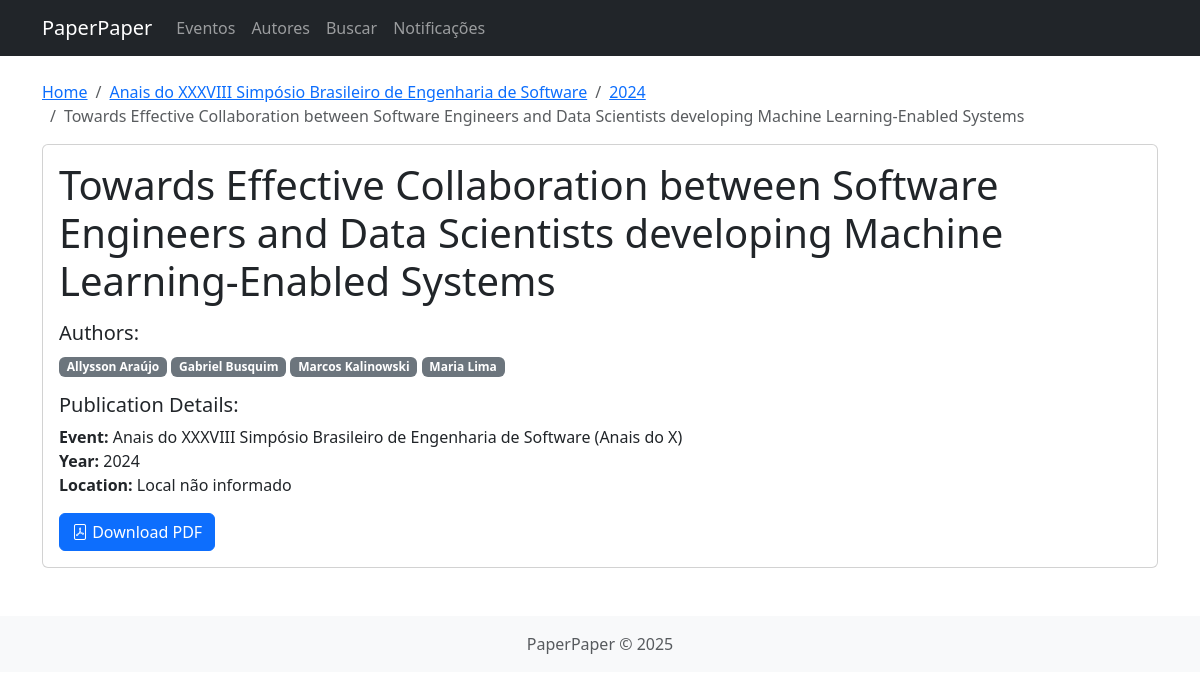
The page /articles/4/ on the database its author committed.
### paperpaper/models.py (models this page shows, shortened)
class Article(models.Model):
    title = models.CharField(max_length=500, verbose_name="Título")
    authors = models.ManyToManyField(Author, related_name='articles', verbose_name="Autores")
    edition = models.ForeignKey(Edition, on_delete=models.CASCADE, related_name='articles')
    start_page = models.PositiveIntegerField(verbose_name="Página Inicial", null=True, blank=True)
    end_page = models.PositiveIntegerField(verbose_name="Página Final", null=True, blank=True)
    pdf_file = models.FileField(upload_to=article_pdf_upload_path, verbose_name="Arquivo PDF", null=True, blank=True)
    bibtex_key = models.CharField(max_length=100, verbose_name="Chave BibTeX", blank=True)
    slug = models.SlugField(max_length=600, blank=True)
    created_at = models.DateTimeField(auto_now_add=True)
    updated_at = models.DateTimeField(auto_now=True)
    class Meta:
        verbose_name = "Artigo"
        verbose_name_plural = "Artigos"
        ordering = ['-edition__year', 'title']
    @property
    def pages_range(self):
        if self.start_page and self.end_page:
            return f"{self.start_page}--{self.end_page}"
        return ""

class Edition(models.Model):
    event = models.ForeignKey(Event, on_delete=models.CASCADE, related_name='editions')
    year = models.PositiveIntegerField(verbose_name="Ano")
    location = models.CharField(max_length=200, verbose_name="Local")
    created_at = models.DateTimeField(auto_now_add=True)
    updated_at = models.DateTimeField(auto_now=True)
    class Meta:
        verbose_name = "Edição"
        verbose_name_plural = "Edições"
        unique_together = ['event', 'year']
        ordering = ['-year']

class Event(models.Model):
    name = models.CharField(max_length=200, verbose_name="Nome do Evento")
    acronym = models.CharField(max_length=20, unique=True, verbose_name="Sigla")
    promoting_entity = models.CharField(max_length=200, verbose_name="Entidade Promotora")
    slug = models.SlugField(unique=True, blank=True)
    created_at = models.DateTimeField(auto_now_add=True)
    updated_at = models.DateTimeField(auto_now=True)
    class Meta:
        verbose_name = "Evento"
        verbose_name_plural = "Eventos"
        ordering = ['name']

class Author(models.Model):
    full_name = models.CharField(max_length=200, verbose_name="Nome Completo")
    slug = models.SlugField(unique=True, blank=True)
    created_at = models.DateTimeField(auto_now_add=True)
    class Meta:
        verbose_name = "Autor"
        verbose_name_plural = "Autores"
        ordering = ['full_name']

### paperpaper/views.py (the view)
# urls.py: path('articles/<int:pk>/', views.article_detail, name='article_detail'),  # Added article detail URL
def article_detail(request, pk):
    article = get_object_or_404(Article, pk=pk)
    context = {
        'article': article
    }
    return render(request, 'paperpaper/article_detail.html', context)

### paperpaper/templates/paperpaper/article_detail.html (shortened to what this page needs)
{% extends 'base.html' %}
{% block content %}
<div class="container mt-4">
    <nav aria-label="breadcrumb">
        <ol class="breadcrumb">
            <li class="breadcrumb-item"><a href="{% url 'home' %}">Home</a></li>
            <li class="breadcrumb-item"><a href="{% url 'event_detail' article.edition.event.slug %}">{{ article.edition.event.name }}</a></li>
            <li class="breadcrumb-item"><a href="{% url 'edition_detail' article.edition.event.slug article.edition.year %}">{{ article.edition.year }}</a></li>
            <li class="breadcrumb-item active" aria-current="page">{{ article.title }}</li>
        </ol>
    </nav>
    <div class="card">
        <div class="card-body">
            <h1 class="card-title">{{ article.title }}</h1>
            <div class="mt-3">
                <h5>Authors:</h5>
                <p>
                    {% for author in article.authors.all %}
                        <a href="{% url 'author_detail' author.slug %}" class="badge bg-secondary text-decoration-none">{{ author.full_name }}</a>
                    {% endfor %}
                </p>
            </div>
            <div class="mt-3">
                <h5>Publication Details:</h5>
                <ul class="list-unstyled">
                    <li><strong>Event:</strong> {{ article.edition.event.name }} ({{ article.edition.event.acronym }})</li>
                    <li><strong>Year:</strong> {{ article.edition.year }}</li>
                    <li><strong>Location:</strong> {{ article.edition.location }}</li>
                </ul>
            </div>
            {% if article.pdf_file %}
                <div class="mt-3">
                    <a href="{{ article.pdf_file.url }}" class="btn btn-primary" target="_blank">
                        <i class="bi bi-file-pdf"></i> Download PDF
                    </a>
                </div>
            {% endif %}
        </div>
    </div>
</div>
{% endblock %}

### rows shown on the page
Article: edition.event.name "Anais do XXXVIII Simpósio Brasileiro de Engenharia de Software", edition.year "2024", title "Towards Effective Collaboration between Software Engineers and Data Scientists developing Machine Learning-Enabled Systems", edition.event.acronym "Anais do X", edition.location "Local não informado"
Author: full_name "Allysson Araújo"
Author: full_name "Gabriel Busquim"
Author: full_name "Marcos Kalinowski"
Author: full_name "Maria Lima"
